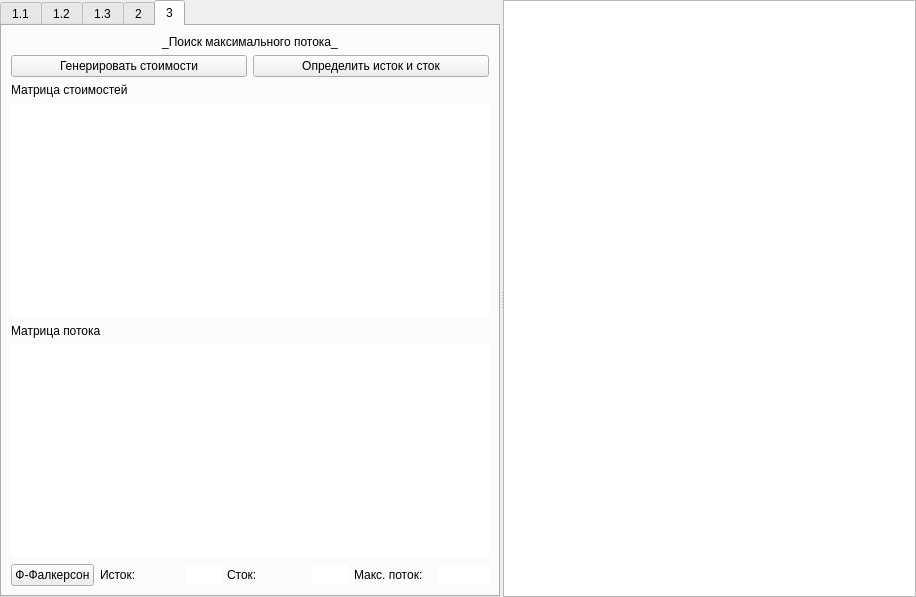
<?xml version="1.0" encoding="UTF-8"?>
<ui version="4.0">
 <class>Lab1</class>
 <widget class="QWidget" name="Lab1">
  <property name="geometry">
   <rect>
    <x>0</x>
    <y>0</y>
    <width>916</width>
    <height>597</height>
   </rect>
  </property>
  <property name="windowTitle">
   <string>Lab1</string>
  </property>
  <layout class="QHBoxLayout" name="horizontalLayout_2">
   <property name="sizeConstraint">
    <enum>QLayout::SetDefaultConstraint</enum>
   </property>
   <property name="leftMargin">
    <number>0</number>
   </property>
   <property name="topMargin">
    <number>0</number>
   </property>
   <property name="rightMargin">
    <number>0</number>
   </property>
   <property name="bottomMargin">
    <number>0</number>
   </property>
   <item>
    <widget class="QSplitter" name="splitter">
     <property name="orientation">
      <enum>Qt::Horizontal</enum>
     </property>
     <property name="opaqueResize">
      <bool>false</bool>
     </property>
     <property name="handleWidth">
      <number>3</number>
     </property>
     <widget class="QTabWidget" name="tabWidget">
      <property name="maximumSize">
       <size>
        <width>500</width>
        <height>16777215</height>
       </size>
      </property>
      <property name="currentIndex">
       <number>4</number>
      </property>
      <widget class="QWidget" name="tab_gen">
       <attribute name="title">
        <string>1.1</string>
       </attribute>
       <layout class="QVBoxLayout" name="verticalLayout_5">
        <item>
         <layout class="QHBoxLayout" name="horizontalLayout_6">
          <item alignment="Qt::AlignLeft">
           <widget class="QLabel" name="label">
            <property name="text">
             <string>Количество вершин</string>
            </property>
           </widget>
          </item>
          <item>
           <widget class="QSpinBox" name="nVertices">
            <property name="toolTip">
             <string>Количество вершин</string>
            </property>
            <property name="value">
             <number>10</number>
            </property>
           </widget>
          </item>
         </layout>
        </item>
        <item>
         <layout class="QHBoxLayout" name="horizontalLayout_99">
          <item>
           <widget class="QPushButton" name="generate">
            <property name="text">
             <string>Генерировать граф</string>
            </property>
           </widget>
          </item>
          <item>
           <widget class="QPushButton" name="addMinuses">
            <property name="text">
             <string>Добавить минусы</string>
            </property>
           </widget>
          </item>
         </layout>
        </item>
        <item>
         <widget class="QLabel" name="label_2">
          <property name="text">
           <string>Матрица смежности</string>
          </property>
         </widget>
        </item>
        <item>
         <widget class="QTableView" name="adjMatrix">
          <property name="frameShape">
           <enum>QFrame::NoFrame</enum>
          </property>
         </widget>
        </item>
       </layout>
      </widget>
      <widget class="QWidget" name="tab_shimbel">
       <attribute name="title">
        <string>1.2</string>
       </attribute>
       <layout class="QVBoxLayout" name="verticalLayout">
        <item alignment="Qt::AlignHCenter">
         <widget class="QLabel" name="label_8">
          <property name="text">
           <string>_Метод Шимбела_</string>
          </property>
          <property name="textFormat">
           <enum>Qt::MarkdownText</enum>
          </property>
         </widget>
        </item>
        <item>
         <layout class="QHBoxLayout" name="horizontalLayout">
          <item alignment="Qt::AlignLeft">
           <widget class="QLabel" name="label_3">
            <property name="text">
             <string>Матрица</string>
            </property>
           </widget>
          </item>
          <item alignment="Qt::AlignRight">
           <widget class="QSpinBox" name="edgesCountInPath">
            <property name="toolTip">
             <string>Количество ребер в пути</string>
            </property>
            <property name="value">
             <number>0</number>
            </property>
           </widget>
          </item>
         </layout>
        </item>
        <item>
         <layout class="QHBoxLayout" name="horizontalLayout_3">
          <item alignment="Qt::AlignLeft">
           <widget class="QLabel" name="label_4">
            <property name="text">
             <string>поиска</string>
            </property>
           </widget>
          </item>
          <item>
           <widget class="QComboBox" name="chooseExtremum">
            <item>
             <property name="text">
              <string>min</string>
             </property>
            </item>
            <item>
             <property name="text">
              <string>max</string>
             </property>
            </item>
           </widget>
          </item>
          <item alignment="Qt::AlignLeft">
           <widget class="QLabel" name="label_7">
            <property name="text">
             <string>(по весу) пути:</string>
            </property>
           </widget>
          </item>
          <item>
           <spacer name="horizontalSpacer">
            <property name="orientation">
             <enum>Qt::Horizontal</enum>
            </property>
            <property name="sizeHint" stdset="0">
             <size>
              <width>40</width>
              <height>20</height>
             </size>
            </property>
           </spacer>
          </item>
         </layout>
        </item>
        <item>
         <widget class="QTableView" name="shimbellMatrix">
          <property name="frameShape">
           <enum>QFrame::NoFrame</enum>
          </property>
          <property name="editTriggers">
           <set>QAbstractItemView::NoEditTriggers</set>
          </property>
         </widget>
        </item>
       </layout>
      </widget>
      <widget class="QWidget" name="tab_count_paths">
       <attribute name="title">
        <string>1.3</string>
       </attribute>
       <layout class="QVBoxLayout" name="verticalLayout_4">
        <item alignment="Qt::AlignHCenter">
         <widget class="QLabel" name="label_9">
          <property name="text">
           <string>_Количество путей между вершинами_</string>
          </property>
          <property name="textFormat">
           <enum>Qt::MarkdownText</enum>
          </property>
         </widget>
        </item>
        <item>
         <layout class="QHBoxLayout" name="horizontalLayout_4">
          <item>
           <layout class="QVBoxLayout" name="verticalLayout_2">
            <item>
             <widget class="QLabel" name="label_5">
              <property name="text">
               <string>Начальная вершина</string>
              </property>
             </widget>
            </item>
            <item>
             <widget class="QComboBox" name="startBox">
              <property name="editable">
               <bool>false</bool>
              </property>
             </widget>
            </item>
           </layout>
          </item>
          <item>
           <layout class="QVBoxLayout" name="verticalLayout_3">
            <item>
             <widget class="QLabel" name="label_6">
              <property name="text">
               <string>Конечная вершина</string>
              </property>
             </widget>
            </item>
            <item>
             <widget class="QComboBox" name="finishBox">
              <property name="editable">
               <bool>false</bool>
              </property>
             </widget>
            </item>
           </layout>
          </item>
         </layout>
        </item>
        <item>
         <layout class="QHBoxLayout" name="horizontalLayout_5">
          <item>
           <widget class="QPushButton" name="countPaths">
            <property name="text">
             <string>Посчитать</string>
            </property>
           </widget>
          </item>
          <item>
           <widget class="QLineEdit" name="pathsCountOut">
            <property name="frame">
             <bool>false</bool>
            </property>
            <property name="readOnly">
             <bool>true</bool>
            </property>
           </widget>
          </item>
         </layout>
        </item>
        <item>
         <spacer name="verticalSpacer">
          <property name="orientation">
           <enum>Qt::Vertical</enum>
          </property>
          <property name="sizeHint" stdset="0">
           <size>
            <width>20</width>
            <height>40</height>
           </size>
          </property>
         </spacer>
        </item>
       </layout>
      </widget>
      <widget class="QWidget" name="tab_min_path">
       <attribute name="title">
        <string>2</string>
       </attribute>
       <layout class="QVBoxLayout" name="verticalLayout_8">
        <item>
         <widget class="QLabel" name="label_10">
          <property name="text">
           <string>_Длина кратчайшего пути между вершинами_</string>
          </property>
          <property name="textFormat">
           <enum>Qt::MarkdownText</enum>
          </property>
          <property name="alignment">
           <set>Qt::AlignCenter</set>
          </property>
         </widget>
        </item>
        <item>
         <layout class="QHBoxLayout" name="horizontalLayout_7">
          <item>
           <layout class="QVBoxLayout" name="verticalLayout_6">
            <item>
             <widget class="QLabel" name="label_11">
              <property name="text">
               <string>Начальная вершина</string>
              </property>
             </widget>
            </item>
            <item>
             <widget class="QComboBox" name="startBox_2">
              <property name="editable">
               <bool>false</bool>
              </property>
             </widget>
            </item>
           </layout>
          </item>
          <item>
           <layout class="QVBoxLayout" name="verticalLayout_7">
            <item>
             <widget class="QLabel" name="label_12">
              <property name="text">
               <string>Конечная вершина</string>
              </property>
             </widget>
            </item>
            <item>
             <widget class="QComboBox" name="finishBox_2">
              <property name="editable">
               <bool>false</bool>
              </property>
             </widget>
            </item>
           </layout>
          </item>
         </layout>
        </item>
        <item>
         <layout class="QHBoxLayout" name="horizontalLayout_8">
          <item>
           <widget class="QPushButton" name="dijkstra">
            <property name="text">
             <string>Дейкстра</string>
            </property>
           </widget>
          </item>
          <item>
           <widget class="QPushButton" name="bellman">
            <property name="text">
             <string>Беллман-Форд</string>
            </property>
           </widget>
          </item>
          <item>
           <widget class="QPushButton" name="floyd">
            <property name="text">
             <string>Флойд</string>
            </property>
           </widget>
          </item>
         </layout>
        </item>
        <item>
         <widget class="QLabel" name="label_13">
          <property name="text">
           <string>Расстояния</string>
          </property>
          <property name="alignment">
           <set>Qt::AlignCenter</set>
          </property>
         </widget>
        </item>
        <item>
         <widget class="QTableView" name="distMatrix">
          <property name="frameShape">
           <enum>QFrame::NoFrame</enum>
          </property>
         </widget>
        </item>
        <item>
         <layout class="QHBoxLayout" name="horizontalLayout_9">
          <item>
           <widget class="QLabel" name="label_14">
            <property name="text">
             <string>Путь:</string>
            </property>
           </widget>
          </item>
          <item>
           <widget class="QLineEdit" name="pathOut">
            <property name="frame">
             <bool>false</bool>
            </property>
            <property name="readOnly">
             <bool>true</bool>
            </property>
           </widget>
          </item>
         </layout>
        </item>
        <item>
         <layout class="QHBoxLayout" name="horizontalLayout_10">
          <item>
           <widget class="QLabel" name="label_15">
            <property name="text">
             <string>Итераций:</string>
            </property>
           </widget>
          </item>
          <item>
           <widget class="QLineEdit" name="iterationsOut">
            <property name="frame">
             <bool>false</bool>
            </property>
            <property name="readOnly">
             <bool>true</bool>
            </property>
           </widget>
          </item>
         </layout>
        </item>
       </layout>
      </widget>
      <widget class="QWidget" name="tab_flow">
       <attribute name="title">
        <string>3</string>
       </attribute>
       <layout class="QVBoxLayout" name="verticalLayout_9">
        <item>
         <widget class="QLabel" name="label_16">
          <property name="text">
           <string>_Поиск максимального потока_</string>
          </property>
          <property name="textFormat">
           <enum>Qt::MarkdownText</enum>
          </property>
          <property name="alignment">
           <set>Qt::AlignCenter</set>
          </property>
         </widget>
        </item>
        <item>
         <layout class="QHBoxLayout" name="horizontalLayout_12">
          <item>
           <widget class="QPushButton" name="generate_costs">
            <property name="toolTip">
             <string>Матрица смежности интерпретируется как матрица пропускных способностей.</string>
            </property>
            <property name="text">
             <string>Генерировать стоимости</string>
            </property>
           </widget>
          </item>
          <item>
           <widget class="QPushButton" name="identify_source_sink">
            <property name="toolTip">
             <string>Добавляет фиктивный исток и сток, если нужно</string>
            </property>
            <property name="text">
             <string>Определить исток и сток</string>
            </property>
           </widget>
          </item>
         </layout>
        </item>
        <item>
         <widget class="QLabel" name="label_17">
          <property name="text">
           <string>Матрица стоимостей</string>
          </property>
         </widget>
        </item>
        <item>
         <widget class="QTableView" name="costs_matrix">
          <property name="frameShape">
           <enum>QFrame::NoFrame</enum>
          </property>
         </widget>
        </item>
        <item>
         <widget class="QLabel" name="label_21">
          <property name="text">
           <string>Матрица потока</string>
          </property>
         </widget>
        </item>
        <item>
         <widget class="QTableView" name="flow_matrix">
          <property name="frameShape">
           <enum>QFrame::NoFrame</enum>
          </property>
         </widget>
        </item>
        <item>
         <layout class="QHBoxLayout" name="horizontalLayout_11">
          <item>
           <widget class="QPushButton" name="pushButton">
            <property name="toolTip">
             <string>Алгоритм Форда-Фалкерсона</string>
            </property>
            <property name="text">
             <string>Ф-Фалкерсон</string>
            </property>
           </widget>
          </item>
          <item>
           <widget class="QLabel" name="label_18">
            <property name="text">
             <string>Исток:</string>
            </property>
           </widget>
          </item>
          <item>
           <widget class="QLineEdit" name="sourceText">
            <property name="maximumSize">
             <size>
              <width>36</width>
              <height>16777215</height>
             </size>
            </property>
            <property name="frame">
             <bool>false</bool>
            </property>
            <property name="readOnly">
             <bool>true</bool>
            </property>
           </widget>
          </item>
          <item>
           <widget class="QLabel" name="label_19">
            <property name="text">
             <string>Сток:</string>
            </property>
           </widget>
          </item>
          <item>
           <widget class="QLineEdit" name="sinkText">
            <property name="sizePolicy">
             <sizepolicy hsizetype="Expanding" vsizetype="Fixed">
              <horstretch>0</horstretch>
              <verstretch>0</verstretch>
             </sizepolicy>
            </property>
            <property name="maximumSize">
             <size>
              <width>36</width>
              <height>16777215</height>
             </size>
            </property>
            <property name="frame">
             <bool>false</bool>
            </property>
            <property name="readOnly">
             <bool>true</bool>
            </property>
           </widget>
          </item>
          <item>
           <widget class="QLabel" name="label_20">
            <property name="text">
             <string>Макс. поток:</string>
            </property>
           </widget>
          </item>
          <item>
           <widget class="QLineEdit" name="flowText">
            <property name="maximumSize">
             <size>
              <width>50</width>
              <height>16777215</height>
             </size>
            </property>
            <property name="frame">
             <bool>false</bool>
            </property>
            <property name="readOnly">
             <bool>true</bool>
            </property>
           </widget>
          </item>
         </layout>
        </item>
       </layout>
      </widget>
     </widget>
     <widget class="QGraphicsView" name="graphicsView">
      <property name="maximumSize">
       <size>
        <width>16777215</width>
        <height>16777215</height>
       </size>
      </property>
      <property name="verticalScrollBarPolicy">
       <enum>Qt::ScrollBarAlwaysOff</enum>
      </property>
      <property name="horizontalScrollBarPolicy">
       <enum>Qt::ScrollBarAlwaysOff</enum>
      </property>
      <property name="sizeAdjustPolicy">
       <enum>QAbstractScrollArea::AdjustToContents</enum>
      </property>
      <property name="backgroundBrush">
       <brush brushstyle="SolidPattern">
        <color alpha="255">
         <red>255</red>
         <green>255</green>
         <blue>255</blue>
        </color>
       </brush>
      </property>
      <property name="alignment">
       <set>Qt::AlignLeading|Qt::AlignLeft|Qt::AlignTop</set>
      </property>
      <property name="renderHints">
       <set>QPainter::Antialiasing|QPainter::HighQualityAntialiasing|QPainter::SmoothPixmapTransform</set>
      </property>
      <property name="cacheMode">
       <set>QGraphicsView::CacheBackground</set>
      </property>
      <property name="transformationAnchor">
       <enum>QGraphicsView::AnchorUnderMouse</enum>
      </property>
      <property name="viewportUpdateMode">
       <enum>QGraphicsView::BoundingRectViewportUpdate</enum>
      </property>
     </widget>
    </widget>
   </item>
  </layout>
 </widget>
 <resources/>
 <connections/>
</ui>
